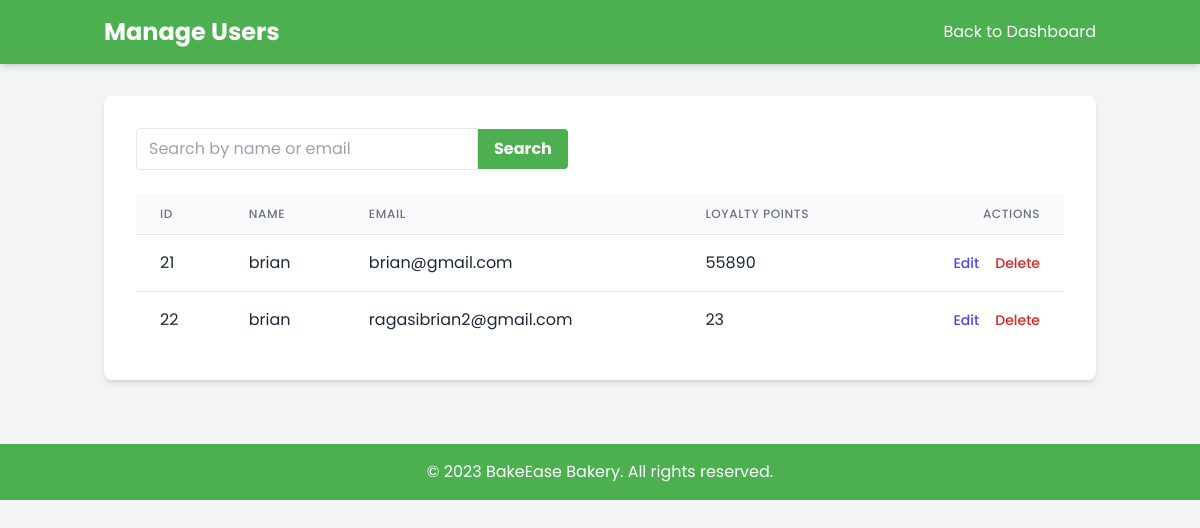
The page /bakery_oop/views/admin/manage_users.php (signed in) on the database its author committed.
### tables this page shows
CREATE TABLE `users` (
  `id` int(11) NOT NULL,
  `name` varchar(255) NOT NULL,
  `email` varchar(255) NOT NULL,
  `password` varchar(255) NOT NULL,
  `loyalty_points` int(11) DEFAULT 0,
  `reset_token` varchar(255) DEFAULT NULL,
  `isAdmin` tinyint(4) NOT NULL
);

### bakery_oop/Classes/Database.php (called while the page is built, shortened)
<?php
class Database {
    private $servername = "localhost";
    private $username = "root";
    private $password = "";
    private $dbname = "bakery_oop";
    public function __construct() {
        $this->conn = new mysqli($this->servername, $this->username, $this->password, $this->dbname);
    }
}
?>

### bakery_oop/Classes/AdminUser.php (called while the page is built, shortened)
<?php
require_once "Database.php";
class AdminUser extends Database {
    public function executeQuery($sql) {
        return $this->conn->query($sql);
    }
}
?>

### bakery_oop/views/admin/manage_users.php (the view, shortened to what this page needs)
<?php
include '../../classes/AdminUser.php';
$adminUser = new AdminUser();
$searchQuery = isset($_GET['search']) ? $_GET['search'] : "";
$sql = "SELECT * FROM users
        WHERE isAdmin = 0
        AND (name LIKE '%$searchQuery%' OR email LIKE '%$searchQuery%')";
$result = $adminUser->executeQuery($sql);
$users = [];
if ($result->num_rows > 0) {
    while ($row = $result->fetch_assoc()) {
        $users[] = $row;
    }
}
?>
<!DOCTYPE html>
<html>
<head>
    <script src="https://cdn.tailwindcss.com"></script>
</head>
<body class="bg-gray-100 text-gray-800 font-sans">
    <header class="bg-primary text-white shadow-md py-4">
        <div class="container mx-auto px-4 flex justify-between items-center">
            <h1 class="text-2xl font-bold">Manage Users</h1>
            <a href="admin_dashboard.php" class="text-white hover:text-accent">Back to Dashboard</a>
        </div>
    </header>
    <main class="container mx-auto px-4 py-8">
        <section class="manage-users bg-white p-8 rounded-lg shadow-md">
            <form method="get" action="<?php echo htmlspecialchars($_SERVER["PHP_SELF"]); ?>" class="mb-6 flex items-center">
                <input type="text" name="search" placeholder="Search by name or email"
                       value="<?php echo $searchQuery; ?>"
                       class="border rounded-l px-3 py-2 focus:outline-none focus:ring-2 focus:ring-primary w-full md:w-auto"
                >
                <button type="submit" class="bg-primary text-white font-bold py-2 px-4 rounded-r hover:bg-green-600 transition-colors">
                    Search
                </button>
            </form>
            <table class="min-w-full divide-y divide-gray-200 table-fixed">
                <thead class="bg-gray-50">
                    <tr>
                        <th scope="col" class="px-6 py-3 text-left text-xs font-medium text-gray-500 uppercase tracking-wider">
                            ID
                        </th>
                        <th scope="col" class="px-6 py-3 text-left text-xs font-medium text-gray-500 uppercase tracking-wider">
                            Name
                        </th>
                        <th scope="col" class="px-6 py-3 text-left text-xs font-medium text-gray-500 uppercase tracking-wider">
                            Email
                        </th>
                        <th scope="col" class="px-6 py-3 text-left text-xs font-medium text-gray-500 uppercase tracking-wider">
                            Loyalty Points
                        </th>
                        <th scope="col" class="px-6 py-3 text-right text-xs font-medium text-gray-500 uppercase tracking-wider">
                            Actions
                        </th>
                    </tr>
                </thead>
                <tbody class="bg-white divide-y divide-gray-200">
                    <?php
                    if (!empty($users)) {
                        foreach ($users as $user) {
                            echo "<tr>";
                            echo "<td class='px-6 py-4 whitespace-nowrap'>" . $user['id'] . "</td>";
                            echo "<td class='px-6 py-4 whitespace-nowrap'>" . $user['name'] . "</td>";
                            echo "<td class='px-6 py-4 whitespace-nowrap'>" . $user['email'] . "</td>";
                            echo "<td class='px-6 py-4 whitespace-nowrap'>" . $user['loyalty_points'] . "</td>";
                            echo "<td class='px-6 py-4 whitespace-nowrap text-right text-sm font-medium'>";
                            echo "<a href='edit_user.php?id=" . $user['id'] . "' class='text-indigo-600 hover:text-indigo-900 mr-4'>Edit</a>";
                            echo "<form method='post' action='../../actions/admin-user-actions.php' target='user-action-iframe' class='inline'>";
                            echo "<button type='submit' onclick='return confirm(\"Are you sure you want to delete this user?\")' class='text-red-600 hover:text-red-900'>Delete</button>";
                            echo "</form>";
                            echo "</td>";
                            echo "</tr>";
                        }
                    } else {
                        echo "<tr><td colspan='5' class='px-6 py-4 whitespace-nowrap text-center'>No users found.</td></tr>";
                    }
                    ?>
                </tbody>
            </table>
        </section>
    </main>
    <footer class="bg-primary text-white py-4 mt-8">
        <div class="container mx-auto px-4 text-center">
            <p>© 2023 BakeEase Bakery. All rights reserved.</p>
        </div>
    </footer>
</body>
</html>

### rows shown on the page
users: id "21", name "brian", email "brian@gmail.com", loyalty_points "55890"
users: id "22", name "brian", email "ragasibrian2@gmail.com", loyalty_points "23"
